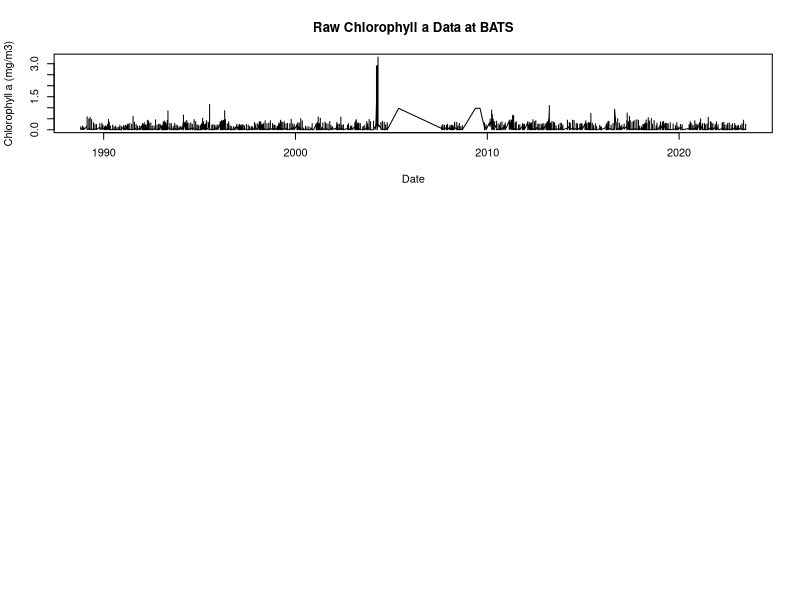

This chart was generated by the following R code: (Note: this script raises an error after producing the figure.)
# This script is for handling the phytoplankton dataset obtained from the BATS_pigments file on their website. 
# The goal is to clean the dataset, extract relevant columns, and perform analyses such as depth integration and normalization of chlorophyll a data to understand phytoplankton biomass over time at the BATS site.

# Importing required libraries 
library(readxl)
library(dplyr)
library(pracma)
library(lubridate)
library(ggplot2)

BATS_pigments_1_ <- read_excel("Data/BATS_pigments (1).xlsx",na="-999")
View(BATS_pigments_1_)

# Cleaning the dataset (BATS_pigments) ----

BATS_pigments <- BATS_pigments_1_[-c(1:49), ] #get rid of rows 1-49 and make the new row 1 column names
colnames(BATS_pigments) <- BATS_pigments[1, ] #set first row as column names
BATS_pigments <- BATS_pigments[-1, ] #remove the first row which is now column names

View(BATS_pigments)

### Creating a new data set (BATS_chla) with only year, depth, turners chlorophyll a data ----
# aim is: using Chl column, standardize depth for chlorophyll a. Need to think of a way to normalize this across the water column as different things have different ranges and need to normalize this.
BATS_chla <- BATS_pigments %>%
  select(yyyymmd, latN, lonW,Depth, Chl) %>% #select only relevant columns
  na.omit()
View(BATS_chla)

#round from decimal to whole number
BATS_chla$Depth <- round(as.numeric(BATS_chla$Depth))
BATS_chla$Depth <- as.numeric(BATS_chla$Depth)
BATS_chla$Chl   <- as.numeric(BATS_chla$Chl)
#BATS_chla$yyyymmd <- as.numeric(BATS_chla$yyyymmd)

BATS_chla$yyyymmd <- ymd(BATS_chla$yyyymmd)

str(BATS_chla$Chl)
str(BATS_chla$Depth)


#Raw chl data plot
par(mfrow=c(3,1)) # set up a 3-row plotting area

plot(BATS_chla$yyyymmd,BATS_chla$Chl, type="l",
     xlab="Date", ylab="Chlorophyll a (mg/m3)",
     main="Raw Chlorophyll a Data at BATS")

plot(phyto_top3$Date, phyto_top3$Chl_top3, type="l",
     xlab="Date", ylab="Mean Chlorophyll a (mg/m³)",
     main="Surface-weighted Chlorophyll (Top 3 Depth Bins) at BATS")

plot(norm_chl$Date, norm_chl$Chl_mean_200m_mg_m3, type="l",
     xlab="Date", ylab="Depth-normalized Chlorophyll a (mg/m3)",
     main="Time-series of Depth-normalized Chlorophyll a (0-200 m) at BATS")

#Chlorophyll a vs Depth and Time
ggplot(BATS_chla, aes(x=yyyymmd, y=Chl))+
  geom_line(color= "darkblue")+
  geom_smooth(method ='lm', color = "blue")+
  labs( x = "Date", y= "Chl")+
  theme_classic()

########## ALTERNATIVE METHOD (used in Method2Indices Script ) ####################################################
# Taking mean of top three depth bins 
phyto_top3 <- BATS_chla %>%
  arrange(yyyymmd, Depth) %>%          # ensure shallow depths come first
  group_by(yyyymmd) %>% 
  slice_min(order_by = Depth, n = 3) %>%# select 3 shallowest depths per date
  summarise(Chl_top3 = mean(Chl, na.rm = TRUE)) %>% # average chlorophyll across these 3 depth bins 
  ungroup() %>%
  rename(Date = yyyymmd) 

# outlier removal 
Q1 <- quantile(phyto_top3$Chl_top3, 0.25, na.rm = TRUE)
Q3 <- quantile(phyto_top3$Chl_top3, 0.75, na.rm = TRUE)
IQR_val <- Q3 - Q1

upper_bound <- Q3 + 1.5 * IQR_val

phyto_top3_clean <- phyto_top3 %>%
  filter(Chl_top3 <= upper_bound)

ggplot(phyto_top3_clean, aes(x = Date, y = Chl_top3)) +
  geom_line(color = "darkorange") +
  geom_smooth(method = "lm", se = FALSE) +
  labs(title = "Surface-weighted Chlorophyll (Top 3 Depth Bins)",
    x = "Date", y = "Mean Chlorophyll a (mg/m³)") +
  theme_classic()

ggplot(norm_chl, aes(x = Date, y = Chl_mean_200m_mg_m3)) +
  geom_line(color = "forestgreen") +
  geom_smooth(method = "lm", se = FALSE) +
  labs(title = "Surface-weighted Chlorophyll (Top 3 Depth Bins)",
       x = "Date", y = "Mean Chlorophyll a (mg/m³)") +
  theme_classic()


#save to data folder for ue in Method2Indicies script - github ----
write.csv(phyto_top3_clean , "Data/phyto_top3_clean.csv", row.names = FALSE)
#################################################################################################################################################

# Trapezoidal integration ----
# If  Depth values don’t start at 0 or end at 200 exactly, trapezoidal integration still handles it correctly.

# Filter depths 0–200 m and arrange
BATS_filtered <- BATS_chla %>%
  filter(Depth >= 0, Depth <= 200) %>%
  arrange(Depth)

# Depth-integrated chlorophyll (mg/m^2)
Chl_int <- trapz(BATS_filtered$Depth, BATS_filtered$Chl)

# FINAL DECISION ----

norm_chl <- BATS_chla %>%
  filter(Depth >= 0, Depth <= 200) %>% # Filter depths 0–200 m
  mutate(Depth = as.numeric(Depth),
    Chl   = as.numeric(Chl)) %>%
  arrange(yyyymmd, Depth) %>%
  group_by(yyyymmd) %>%
  summarise(                      #summarise() collapses all rows for each cast into ONE row.
    Chl_int = trapz(Depth, Chl),       # mg/m2
    Chl_mean_200m = Chl_int / 200      # mg/m3 (depth-normalized)
  )
View(norm_chl)

#date is written as yyyymmdd - fixing date format

#norm_chl$yyyymmd <- as.Date(norm_chl$yyyymmd, format="%Y%m%d")
#norm_chl$yyyymmd <- ymd(norm_chl$yyyymmd)
#norm_chl$yyymmd <- as.numeric (norm_chl$yyyymmd)

#norm_chl$yyyymmd <- as.Date(as.character(norm_chl$yyyymmd), format="%Y%m%d")
#norm_chl$Month <- format(norm_chl$yyyymmd, "%m") # Extract month as numeric
#norm_chl$Year <- format(norm_chl$yyyymmd, "%Y") # Extract year


norm_chl$yyyymmd <- ymd(norm_chl$yyyymmd)

norm_chl$year  <- year(norm_chl$yyyymmd)
norm_chl$month <- month(norm_chl$yyyymmd)
norm_chl$day   <- day(norm_chl$yyyymmd)

#rename column names
colnames(norm_chl)[1] <- "Date"
colnames(norm_chl)[2] <- "Chl_Int_200m_mg_m2"
colnames(norm_chl)[3] <- "Chl_mean_200m_mg_m3"
colnames(norm_chl)[4] <- "Year"
colnames(norm_chl)[5] <- "Month"
colnames(norm_chl)[6] <- "Day"


# Visualizing time-series of depth-normalized chlorophyll ----
plot(norm_chl$Date,norm_chl$Chl_mean_200m_mg_m3, type="l",
     xlab="Date", ylab="Depth-normalized Chlorophyll a (mg/m3)",
    # ylim=c(0,0.5),
     main="Time-series of Depth-normalized Chlorophyll a (0-200 m)")                            

### a) Time-series plot of time-series depth normalized chlorophyll — can see seasonal cycles and long-term changes.----
ggplot(norm_chl, aes(x = Date, y = Chl_mean_200m_mg_m3)) +
  geom_line(color = "darkblue") +
  geom_smooth(method = "lm", color = "blue", se = FALSE) +
  labs(title = "Phytoplankton Biomass (0–200m) Over Time at BATS",
       x = "Date",
       y = "Chlorophyll Mean (mg/m³, normalized to 200m)") +
  theme_classic()

### b) Seasonal pattern (montly averages) -----
#norm_chl$Month <- format(norm_chl$yyyymmd, "%m") # Extract month as numeric
#norm_chl$Month <- as.numeric(norm_chl$Month) # Convert to numeric
chl_monthly <- norm_chl %>% 
  group_by(Month) %>% 
  summarise(MonthlyAvgBiomass = mean(Chl_mean_200m_mg_m3, na.rm = TRUE)) %>% 
  ungroup()
# Plot monthly averages
ggplot(chl_monthly, aes(x = Month, y = MonthlyAvgBiomass)) + # x is month (1-12)
  geom_line(color = "darkgreen") +
  geom_point() +
  scale_x_continuous(breaks = 1:12, labels = month.abb) +
  labs(title = "Monthly Mean Phytoplankton (Chl) Biomass (0–200m) at BATS",
       x = "Month",
       y = "Average Chl (mg/m³, normalized to 200m)") +
  theme_classic()


### c) Annual pattern (yearly averages) ----
str(chl_yearly)
chl_yearly <- norm_chl %>% 
  group_by(Year) %>% 
  summarise(YearlyAvgBiomass = mean(Chl_mean_200m_mg_m3, na.rm = TRUE)) %>%  #calculating avg per year
  ungroup()
# Plot yearly averages
ggplot(chl_yearly, aes(x = Year, y = YearlyAvgBiomass, group=1)) +
  geom_line(color = "purple") +
  geom_smooth(method = "lm", color = "purple", se = FALSE) +
  geom_point() +
  labs(title = "Annual Mean Phytoplankton (Chl) Biomass (0–200m) at BATS",
       x = "Year",
       y = "Average Chl (mg/m³, normalized to 200m)") +
  theme_classic()



# Dealing with the outliers -----
#identifying points greater than 1 mg/m3
outliers <- norm_chl %>%
  filter(Chl_mean_200m_mg_m3 > 1)
View(outliers)

# IQR test to statistically check for whether these are actually outliers (without assuming normality)
chl <- norm_chl$Chl_mean_200m_mg_m3

Q1 <- quantile(chl, 0.25, na.rm = TRUE)
Q3 <- quantile(chl, 0.75, na.rm = TRUE)
IQR_val <- Q3 - Q1

upper_bound <- Q3 + 1.5 * IQR_val
lower_bound <- Q1 - 1.5 * IQR_val

outliers_iqr <- norm_chl %>%
  filter(Chl_mean_200m_mg_m3 > upper_bound |
           Chl_mean_200m_mg_m3 < lower_bound)
outliers_iqr

#Remove outliers based on IQR
norm_chl <- norm_chl %>%
  filter(Chl_mean_200m_mg_m3 <= upper_bound &
  Chl_mean_200m_mg_m3 >= lower_bound)


#checking for normality ----
hist(norm_chl$Chl_mean_200m_mg_m3, breaks=50,
     main="Histogram of Depth-normalized Chlorophyll a (0-200 m) after Outlier Removal",
     xlab="Depth-normalized Chlorophyll a (mg/m3)",
     col="lightblue")

#check if this is normal 
shapiro.test(norm_chl$Chl_mean_200m_mg_m3) #p-value < 0.05, data is not normally distributed

lm_normchl<-lm(Chl_mean_200m_mg_m3~Year, data=norm_chl)
plot(lm_normchl)


#save norm_chl to dataset folder - github ----
write.csv(norm_chl, "Data/norm_chl.csv", row.names = FALSE)


# Visualising community SIZE of plankton ----

# approach 1: boxplot for first decade cumulative chl-a and last decade cumulative chl-a 
cumulative_chl <- BATS_chla %>%
  group_by(yyyymmd) %>%
  summarise(Cumulative_Chl = sum(Chl, na.rm = TRUE)) %>% # sum all chlorophyll values for each date to get cumulative chlorophyll per date
  ungroup() %>%
  mutate(Decade = case_when(
    year(yyyymmd) >= 1980 & year(yyyymmd) < 1990 ~ "First Decade (1980s)",
    year(yyyymmd) >= 2000 & year(yyyymmd) < 2010 ~ "Last Decade (2000s)",
  ))


ggplot(cumulative_chl, aes(x = Decade, y = Cumulative_Chl)) +
  geom_boxplot() +
  labs(title = "Cumulative Chlorophyll a by Decade",
       x = "Decade",
       y = "Cumulative Chlorophyll a (mg/m³)") +
  ylim(0, 3) + # Adjust y-axis limits as needed, adding a trendline
  #geom_smooth(method = "lm", aes(group = 1), color = "red", se = FALSE) +
  theme_classic()





### END (for any unused/trial code, check UnusedCode.R script under PhytoplanktonHandling section)
